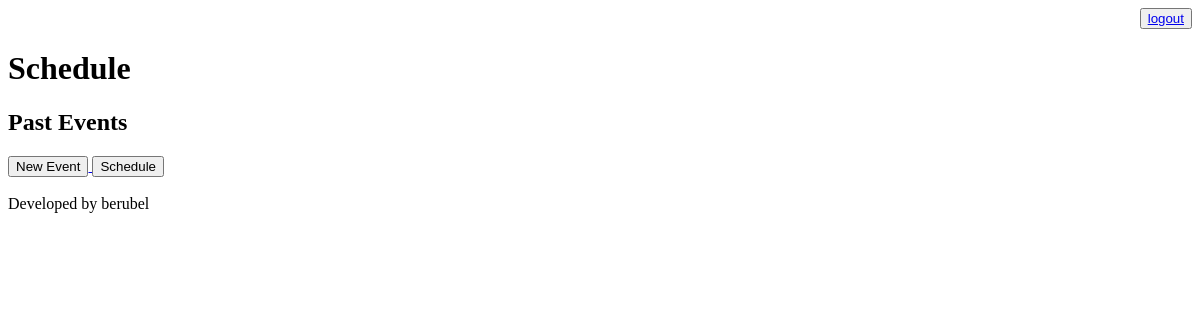
Page /agenda/historico/ (signed in) on the earlier database version.
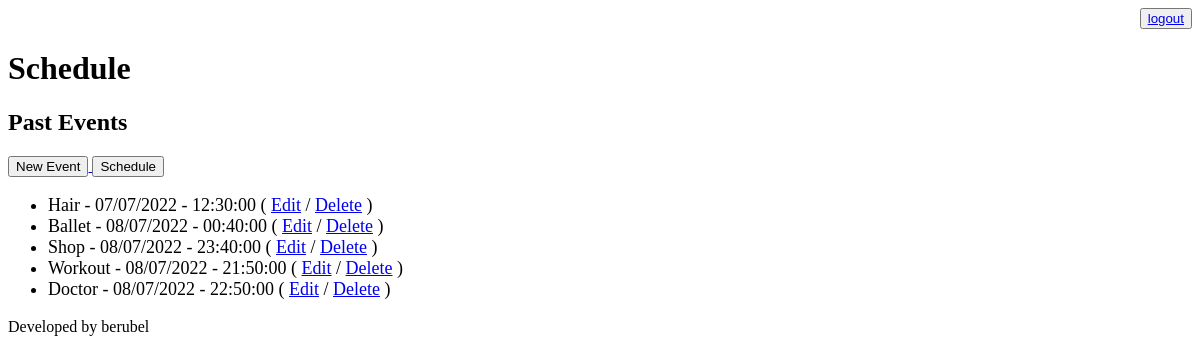
Same page on the later database version.
### core/models.py (models this page shows, shortened)
class Evento(models.Model):
    titulo = models.CharField(max_length=100)
    descricao = models.TextField(blank=True)
    data_evento = models.DateTimeField(verbose_name='data do evento')
    data_criacao = models.DateTimeField(auto_now=True, verbose_name= 'data da criação')
    usuario = models.ForeignKey(User, on_delete=models.CASCADE) # on_delete parameter tells django
    local = models.CharField(max_length=100, null=True)                    # what to do if user is deleted
    class Meta:
        db_table = 'evento'
    def get_data_evento(self):
        return self.data_evento.strftime("%d/%m/%Y - %H:%M:%S")

### core/views.py (the view)
# urls.py: path('agenda/historico/', views.lista_eventos_historico),
@login_required(login_url='/login/')
def lista_eventos_historico(request):
    usuario = request.user
    data_atual = datetime.now() - timedelta(hours=1)
    evento = Evento.objects.filter(usuario=usuario, data_evento__lt=data_atual) # events in the past
    data = {'eventos': evento}
    return render(request, 'historico.html', data)

### templates/historico.html
{% extends "model-page.html" %}
{% block content%}
    <h2>Past Events</h2>
    <a href="evento/">
        <button type="button">New Event</button>
    </a>
    <a href="/">
         <button type="button">Schedule</button>
    </a>
    <ul style="font-size: 18px">
    {% for evento in eventos %}
        <li>
            {{ evento.titulo }} - {{ evento.get_data_evento }}
            ( <a href="evento/?id={{ evento.id }}">Edit</a>
            / <a href="evento/delete/{{ evento.id }}/">Delete</a> )
        </li>
    {% endfor %}
    </ul>
{% endblock %}

Differences in the rows shown:
now on this page (row edited): Evento: titulo "Hair", get_data_evento "07/07/2022 - 12:30:00"
added Evento: titulo "Ballet", get_data_evento "08/07/2022 - 00:40:00"
added Evento: titulo "Shop", get_data_evento "08/07/2022 - 23:40:00"
added Evento: titulo "Workout", get_data_evento "08/07/2022 - 21:50:00"
added Evento: titulo "Doctor", get_data_evento "08/07/2022 - 22:50:00"
